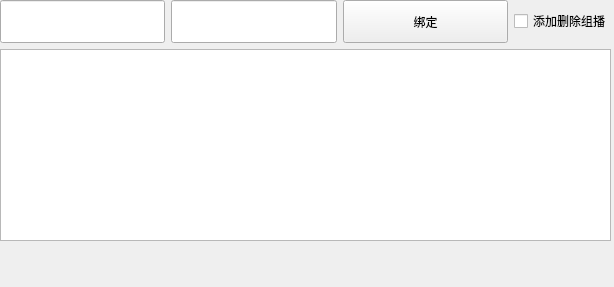
<?xml version="1.0" encoding="UTF-8"?>
<ui version="4.0">
 <class>udpRecv</class>
 <widget class="QWidget" name="udpRecv">
  <property name="geometry">
   <rect>
    <x>0</x>
    <y>0</y>
    <width>614</width>
    <height>287</height>
   </rect>
  </property>
  <property name="windowTitle">
   <string>udpRecv</string>
  </property>
  <widget class="QWidget" name="">
   <property name="geometry">
    <rect>
     <x>0</x>
     <y>0</y>
     <width>611</width>
     <height>241</height>
    </rect>
   </property>
   <layout class="QGridLayout" name="gridLayout">
    <item row="0" column="0">
     <layout class="QHBoxLayout" name="horizontalLayout">
      <item>
       <widget class="QLineEdit" name="ipEdit">
        <property name="sizePolicy">
         <sizepolicy hsizetype="Expanding" vsizetype="Expanding">
          <horstretch>0</horstretch>
          <verstretch>0</verstretch>
         </sizepolicy>
        </property>
       </widget>
      </item>
      <item>
       <widget class="QLineEdit" name="portEdit">
        <property name="sizePolicy">
         <sizepolicy hsizetype="Expanding" vsizetype="Expanding">
          <horstretch>0</horstretch>
          <verstretch>0</verstretch>
         </sizepolicy>
        </property>
       </widget>
      </item>
      <item>
       <widget class="QPushButton" name="bindBt">
        <property name="sizePolicy">
         <sizepolicy hsizetype="Expanding" vsizetype="Expanding">
          <horstretch>0</horstretch>
          <verstretch>0</verstretch>
         </sizepolicy>
        </property>
        <property name="text">
         <string>绑定</string>
        </property>
       </widget>
      </item>
      <item>
       <widget class="QCheckBox" name="checkBox">
        <property name="text">
         <string>添加删除组播</string>
        </property>
       </widget>
      </item>
     </layout>
    </item>
    <item row="1" column="0">
     <widget class="QListWidget" name="listWidget"/>
    </item>
   </layout>
  </widget>
 </widget>
 <resources/>
 <connections/>
</ui>
